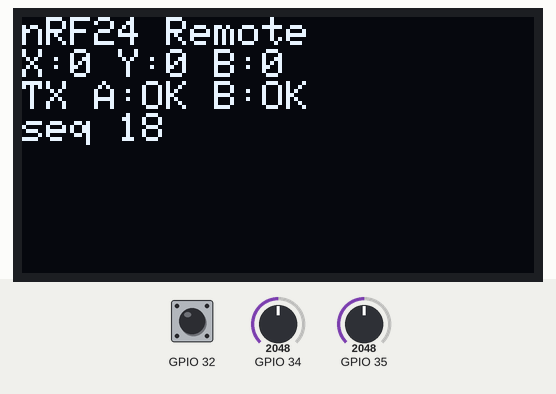
The program below on a simulated ESP32. On the bench: 128×64 one-colour display. The inputs (shaded band) are chosen by the test bench; at power-on: GPIO 34 = 2048, GPIO 35 = 2048, GPIO 32 HIGH. No radio packets arrive unless stated; not simulated (calls return 0 or success): secrets.example.h.

Above: at 1.24 s.
1.3 s: GPIO 34 set to 2866
At 1.38 s:
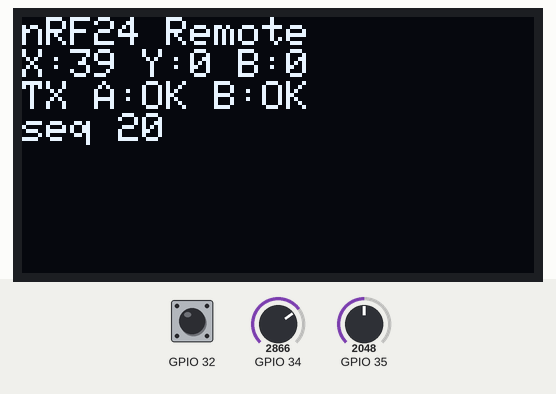
3.0 s: GPIO 35 set to 2866
At 3.03 s:
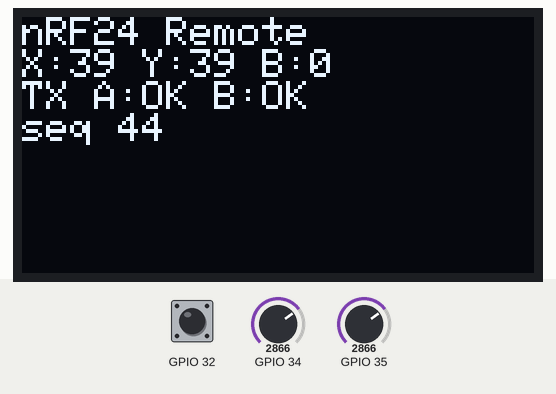
4.5 s: GPIO 32 pulled LOW for 0.15 s
At 4.55 s:
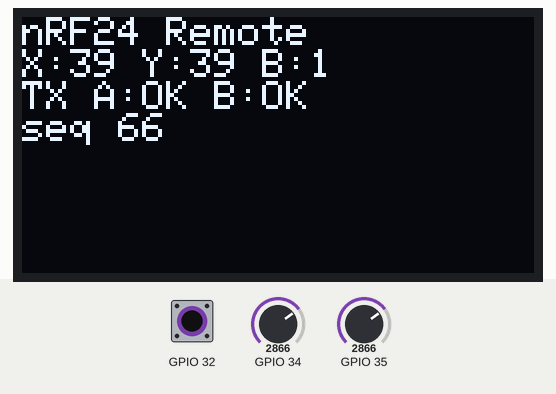
6.1 s: GPIO 32 pulled LOW for 1 s
At 6.2 s:
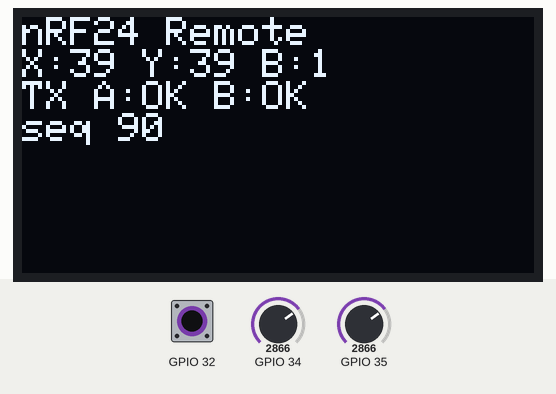
8.6 s: GPIO 34 set to 3603
At 8.68 s:
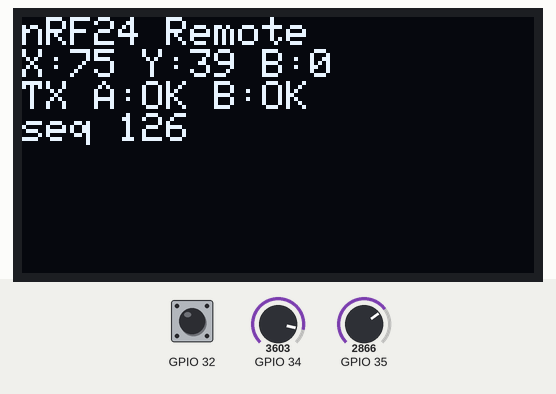
10.1 s: GPIO 35 set to 3603
At 10.19 s:
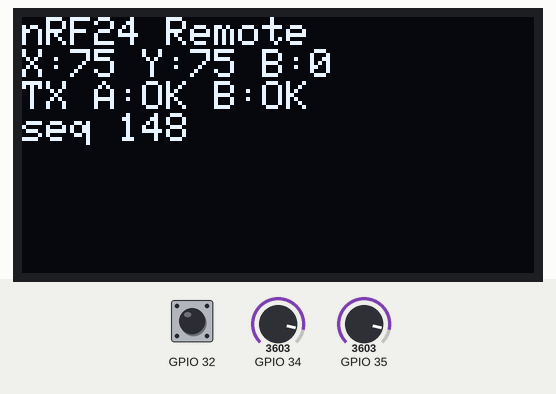

The program:

main.cpp
```cpp
#include <SPI.h>
#include <RF24.h>
#include <Wire.h>
#include <Adafruit_GFX.h>
#include <Adafruit_SSD1306.h>
#include "secrets.example.h"

Adafruit_SSD1306 display(128, 64, &Wire, -1);
RF24 radioA(4, 5);
RF24 radioB(16, 17);
const byte addr[6] = "CTRL1";

struct Packet {
  int16_t x;
  int16_t y;
  uint8_t btn;
  uint32_t seq;
};

uint32_t seq = 0;

void setup() {
  Serial.begin(115200);
  pinMode(32, INPUT_PULLUP);
  Wire.begin(21, 22);
  display.begin(SSD1306_SWITCHCAPVCC, 0x3C);
  display.setTextSize(1);
  display.setTextColor(SSD1306_WHITE);
  SPI.begin();
  radioA.begin();
  radioB.begin();
  radioA.setPALevel(RF24_PA_HIGH);
  radioB.setPALevel(RF24_PA_HIGH);
  radioA.openWritingPipe(addr);
  radioB.openWritingPipe(addr);
  radioA.stopListening();
  radioB.stopListening();
}

void loop() {
  Packet p;
  p.x = map(analogRead(34), 0, 4095, -100, 100);
  p.y = map(analogRead(35), 0, 4095, -100, 100);
  p.btn = digitalRead(32) == LOW;
  p.seq = ++seq;
  bool okA = radioA.write(&p, sizeof(p));
  bool okB = radioB.write(&p, sizeof(p));
  display.clearDisplay();
  display.setCursor(0, 0);
  display.println("nRF24 Remote");
  display.printf("X:%d Y:%d B:%u\n", p.x, p.y, p.btn);
  display.printf("TX A:%s B:%s\n", okA ? "OK" : "--", okB ? "OK" : "--");
  display.printf("seq %lu", (unsigned long)p.seq);
  display.display();
  delay(40);
}
```
